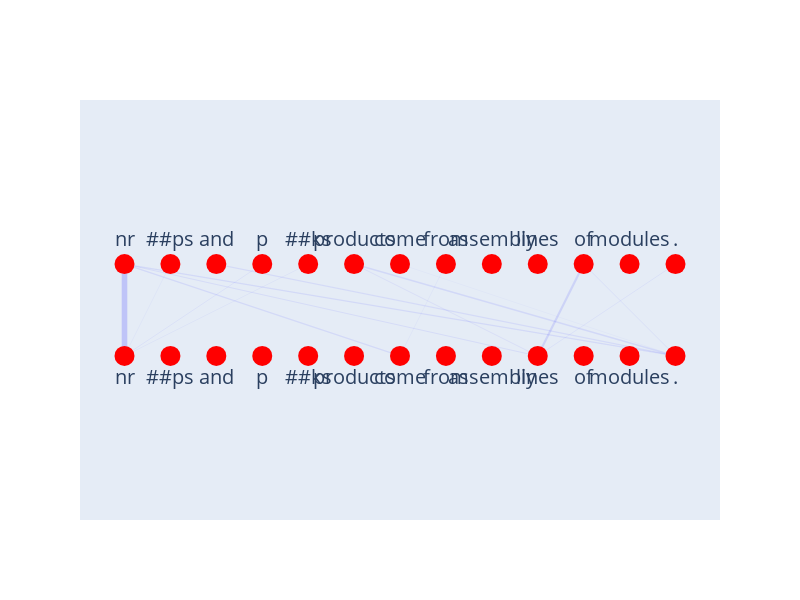
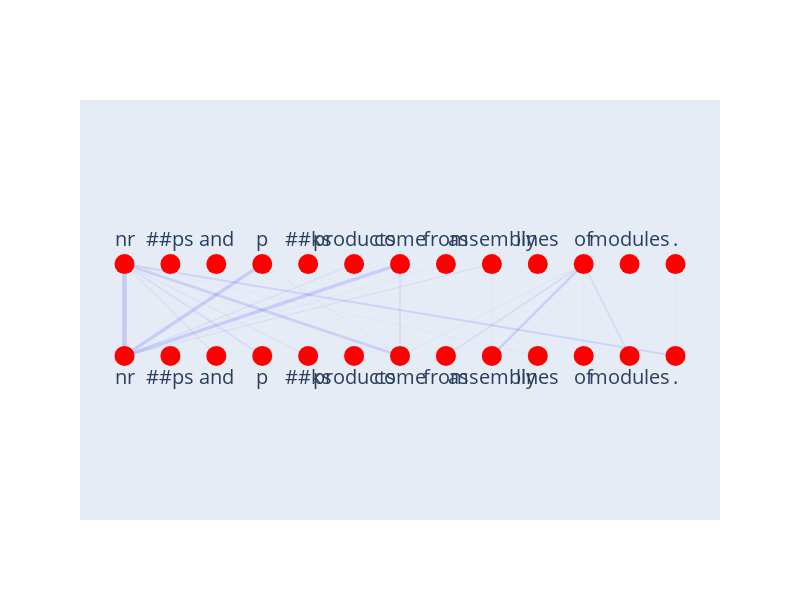
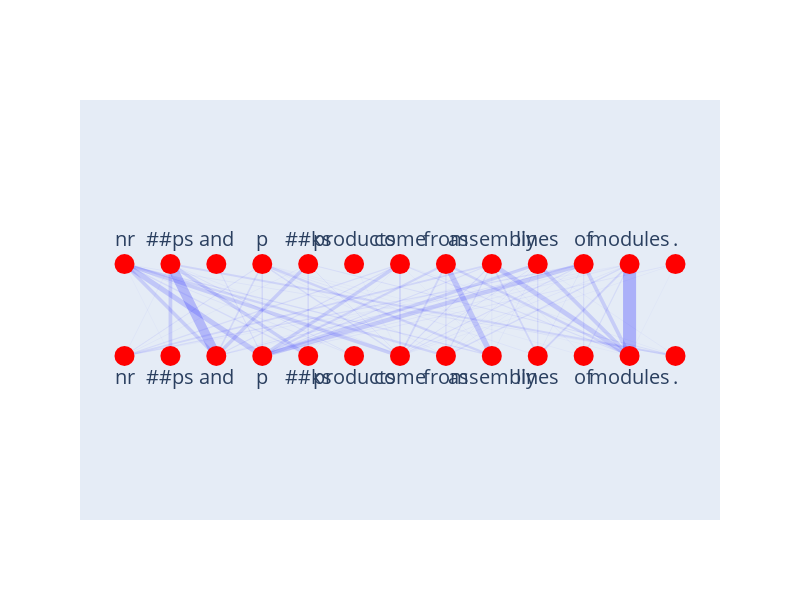
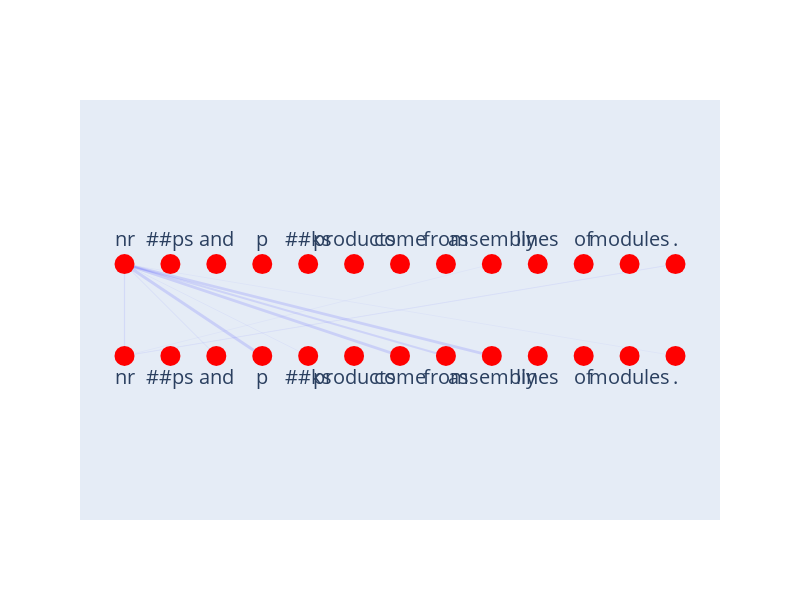

Here is the notebook cell these charts were saved with, in order:
### Code cell
# Get the attention weights from the last layer, first head
attention_weights = outputs.attentions[-1][0].numpy()  # Example: Last layer, first head

for i in attention_weights:
    distribution = i

    # Create a heatmap of the attention distribution
    heatmap = go.Heatmap(
        z=distribution,  # Use the attention weights here
        x=tokens,  # Labels for the x-axis
        y=tokens,  # Labels for the y-axis
        colorscale='Viridis'
    )
    
    # Layout configuration with 1:1 aspect ratio and increased text size
    layout = go.Layout(
        xaxis=dict(
            scaleanchor='y',  # Ensures a 1:1 aspect ratio
            constrain='domain',  # Ensures the plot stays within the defined axis
            tickfont=dict(size=20)  # Increase text size of x-axis labels
        ),
        yaxis=dict(
            scaleanchor='x',  # Ensures a 1:1 aspect ratio
            tickfont=dict(size=20)  # Increase text size of y-axis labels
        )
    )
    
    # Create figure and display it
    fig = go.Figure(data=[heatmap], layout=layout)
    fig.update_layout(
        width=800,
        height=600,
    )
    #fig.show()
    
    
    
    
    
    # Create a directed graph
    G = nx.DiGraph()
    
    # Add nodes for the first sentence
    for i, token in enumerate(tokens):
        G.add_node(f's1_{i}', label=token, layer=1)
    
    # Add nodes for the second sentence (duplicate of the first)
    for i, token in enumerate(tokens):
        G.add_node(f's2_{i}', label=token, layer=2)
    
    # Add edges based on attention values between the two sentences
    for i in range(len(tokens)):
        for j in range(len(tokens)):
            weight = distribution[i, j]
            if weight > 0.05:  # filter out very weak connections
                G.add_edge(f's1_{i}', f's2_{j}', weight=weight)
    
    # Get node positions in two rows (one for each sentence)
    pos = {}
    for i in range(len(tokens)):
        pos[f's1_{i}'] = (i, 1)  # First sentence on y=1
        pos[f's2_{i}'] = (i, -1) # Second sentence on y=-1
    
    # Extract edge data for Plotly
    edge_traces = []
    
    # Apply a non-linear scaling (e.g., squaring) to make weights more extreme
    def scale_weight(weight, scale_factor=2):
        return weight ** scale_factor
    
    for edge in G.edges(data=True):
        x0, y0 = pos[edge[0]]
        x1, y1 = pos[edge[1]]
        weight = edge[2]['weight']
        scaled_weight = scale_weight(weight)
        edge_trace = go.Scatter(
            x=[x0, x1, None],
            y=[y0, y1, None],
            line=dict(width=scaled_weight * 200, color='blue'),  # Increased scaling for visibility
            opacity=weight,  # Use scaled weight directly as opacity
            mode='lines',
            hoverinfo='none'
        )
        edge_traces.append(edge_trace)
    
    # Create node trace for the first sentence
    node_x = []
    node_y = []
    node_labels = []
    
    for node in G.nodes(data=True):
        x, y = pos[node[0]]
        node_x.append(x)
        node_y.append(y)
        node_labels.append(node[1]['label'])
    
    node_trace_1 = go.Scatter(
        x=node_x[:len(tokens)],
        y=node_y[:len(tokens)],
        mode='markers+text',
        text=node_labels[:len(tokens)],
        textposition='top center',
        marker=dict(size=20, color='red'),
        textfont=dict(size=20),
        hoverinfo='text'
    )
    
    # Create node trace for the second sentence with labels below the nodes
    node_trace_2 = go.Scatter(
        x=node_x[len(tokens):],
        y=node_y[len(tokens):],
        mode='markers+text',
        text=node_labels[len(tokens):],
        textposition='bottom center',
        marker=dict(size=20, color='red'),
        textfont=dict(size=20),
        hoverinfo='text'
    )
    
    # Combine all traces
    fig = go.Figure(data=edge_traces + [node_trace_1, node_trace_2],
                    layout=go.Layout(
                        #title='Attention Network with Duplicated Sentences',
                        showlegend=False,
                        xaxis=dict(showgrid=False, zeroline=False, showticklabels=False),
                        yaxis=dict(showgrid=False, zeroline=False, showticklabels=False),
                        hovermode='closest'
                    ))
    
    # Adjust the aspect ratio to make sure it's displayed correctly
    fig.update_layout(
        width=800,
        height=600,
        xaxis=dict(scaleanchor="y", scaleratio=1)
    )
    
    # Display the figure
    fig.show()

### Figure 1 — Plotly figure (JSON) as saved in the notebook; plotly's stock layout.template omitted (floating-point values rounded to 4 significant figures)
{"data": [{"hoverinfo": "none", "line": {"color": "blue", "width": 5.599}, "mode": "lines", "opacity": 0.1673, "type": "scatter", "x": [0, 0, null], "y": [1, -1, null]}, {"hoverinfo": "none", "line": {"color": "blue", "width": 1.33}, "mode": "lines", "opacity": 0.08155, "type": "scatter", "x": [0, 6, null], "y": [1, -1, null]}, {"hoverinfo": "none", "line": {"color": "blue", "width": 1.0}, "mode": "lines", "opacity": 0.07072, "type": "scatter", "x": [0, 9, null], "y": [1, -1, null]}, {"hoverinfo": "none", "line": {"color": "blue", "width": 1.418}, "mode": "lines", "opacity": 0.0842, "type": "scatter", "x": [0, 12, null], "y": [1, -1, null]}, {"hoverinfo": "none", "line": {"color": "blue", "width": 0.5941}, "mode": "lines", "opacity": 0.0545, "type": "scatter", "x": [1, 0, null], "y": [1, -1, null]}, {"hoverinfo": "none", "line": {"color": "blue", "width": 1.156}, "mode": "lines", "opacity": 0.07603, "type": "scatter", "x": [2, 12, null], "y": [1, -1, null]}, {"hoverinfo": "none", "line": {"color": "blue", "width": 0.8098}, "mode": "lines", "opacity": 0.06363, "type": "scatter", "x": [3, 0, null], "y": [1, -1, null]}, {"hoverinfo": "none", "line": {"color": "blue", "width": 0.6632}, "mode": "lines", "opacity": 0.05758, "type": "scatter", "x": [4, 0, null], "y": [1, -1, null]}, {"hoverinfo": "none", "line": {"color": "blue", "width": 0.8664}, "mode": "lines", "opacity": 0.06582, "type": "scatter", "x": [5, 9, null], "y": [1, -1, null]}, {"hoverinfo": "none", "line": {"color": "blue", "width": 1.531}, "mode": "lines", "opacity": 0.08748, "type": "scatter", "x": [5, 12, null], "y": [1, -1, null]}, {"hoverinfo": "none", "line": {"color": "blue", "width": 0.5066}, "mode": "lines", "opacity": 0.05033, "type": "scatter", "x": [6, 12, null], "y": [1, -1, null]}, {"hoverinfo": "none", "line": {"color": "blue", "width": 0.5968}, "mode": "lines", "opacity": 0.05463, "type": "scatter", "x": [7, 6, null], "y": [1, -1, null]}, {"hoverinfo": "none", "line": {"color": "blue", "width": 2.187}, "mode": "lines", "opacity": 0.1046, "type": "scatter", "x": [10, 9, null], "y": [1, -1, null]}, {"hoverinfo": "none", "line": {"color": "blue", "width": 0.851}, "mode": "lines", "opacity": 0.06523, "type": "scatter", "x": [10, 12, null], "y": [1, -1, null]}, {"hoverinfo": "none", "line": {"color": "blue", "width": 0.7848}, "mode": "lines", "opacity": 0.06264, "type": "scatter", "x": [12, 9, null], "y": [1, -1, null]}, {"hoverinfo": "text", "marker": {"color": "red", "size": 20}, "mode": "markers+text", "text": ["nr", "##ps", "and", "p", "##ks", "products", "come", "from", "assembly", "lines", "of", "modules", "."], "textfont": {"size": 20}, "textposition": "top center", "type": "scatter", "x": [0, 1, 2, 3, 4, 5, 6, 7, 8, 9, 10, 11, 12], "y": [1, 1, 1, 1, 1, 1, 1, 1, 1, 1, 1, 1, 1]}, {"hoverinfo": "text", "marker": {"color": "red", "size": 20}, "mode": "markers+text", "text": ["nr", "##ps", "and", "p", "##ks", "products", "come", "from", "assembly", "lines", "of", "modules", "."], "textfont": {"size": 20}, "textposition": "bottom center", "type": "scatter", "x": [0, 1, 2, 3, 4, 5, 6, 7, 8, 9, 10, 11, 12], "y": [-1, -1, -1, -1, -1, -1, -1, -1, -1, -1, -1, -1, -1]}], "layout": {"height": 600, "hovermode": "closest", "showlegend": false, "width": 800, "xaxis": {"autorange": true, "domain": [0, 1], "range": [-0.9691, 12.97], "scaleanchor": "y", "scaleratio": 1, "showgrid": false, "showticklabels": false, "type": "linear", "zeroline": false}, "yaxis": {"autorange": true, "domain": [0, 1], "range": [-4.574, 4.574], "showgrid": false, "showticklabels": false, "type": "linear", "zeroline": false}}}

### Figure 2 — Plotly figure (JSON) as saved in the notebook; plotly's stock layout.template omitted (floating-point values rounded to 4 significant figures)
{"data": [{"hoverinfo": "none", "line": {"color": "blue", "width": 4.349}, "mode": "lines", "opacity": 0.1475, "type": "scatter", "x": [0, 0, null], "y": [1, -1, null]}, {"hoverinfo": "none", "line": {"color": "blue", "width": 1.033}, "mode": "lines", "opacity": 0.07187, "type": "scatter", "x": [0, 2, null], "y": [1, -1, null]}, {"hoverinfo": "none", "line": {"color": "blue", "width": 1.32}, "mode": "lines", "opacity": 0.08124, "type": "scatter", "x": [0, 3, null], "y": [1, -1, null]}, {"hoverinfo": "none", "line": {"color": "blue", "width": 0.9081}, "mode": "lines", "opacity": 0.06738, "type": "scatter", "x": [0, 4, null], "y": [1, -1, null]}, {"hoverinfo": "none", "line": {"color": "blue", "width": 2.857}, "mode": "lines", "opacity": 0.1195, "type": "scatter", "x": [0, 6, null], "y": [1, -1, null]}, {"hoverinfo": "none", "line": {"color": "blue", "width": 0.5744}, "mode": "lines", "opacity": 0.05359, "type": "scatter", "x": [0, 9, null], "y": [1, -1, null]}, {"hoverinfo": "none", "line": {"color": "blue", "width": 2.094}, "mode": "lines", "opacity": 0.1023, "type": "scatter", "x": [0, 12, null], "y": [1, -1, null]}, {"hoverinfo": "none", "line": {"color": "blue", "width": 3.465}, "mode": "lines", "opacity": 0.1316, "type": "scatter", "x": [3, 0, null], "y": [1, -1, null]}, {"hoverinfo": "none", "line": {"color": "blue", "width": 0.7296}, "mode": "lines", "opacity": 0.0604, "type": "scatter", "x": [3, 6, null], "y": [1, -1, null]}, {"hoverinfo": "none", "line": {"color": "blue", "width": 1.163}, "mode": "lines", "opacity": 0.07624, "type": "scatter", "x": [5, 0, null], "y": [1, -1, null]}, {"hoverinfo": "none", "line": {"color": "blue", "width": 3.542}, "mode": "lines", "opacity": 0.1331, "type": "scatter", "x": [6, 0, null], "y": [1, -1, null]}, {"hoverinfo": "none", "line": {"color": "blue", "width": 1.386}, "mode": "lines", "opacity": 0.08324, "type": "scatter", "x": [6, 6, null], "y": [1, -1, null]}, {"hoverinfo": "none", "line": {"color": "blue", "width": 0.6123}, "mode": "lines", "opacity": 0.05533, "type": "scatter", "x": [7, 0, null], "y": [1, -1, null]}, {"hoverinfo": "none", "line": {"color": "blue", "width": 1.008}, "mode": "lines", "opacity": 0.07099, "type": "scatter", "x": [8, 0, null], "y": [1, -1, null]}, {"hoverinfo": "none", "line": {"color": "blue", "width": 0.509}, "mode": "lines", "opacity": 0.05045, "type": "scatter", "x": [8, 7, null], "y": [1, -1, null]}, {"hoverinfo": "none", "line": {"color": "blue", "width": 0.5323}, "mode": "lines", "opacity": 0.05159, "type": "scatter", "x": [8, 8, null], "y": [1, -1, null]}, {"hoverinfo": "none", "line": {"color": "blue", "width": 0.7211}, "mode": "lines", "opacity": 0.06005, "type": "scatter", "x": [10, 6, null], "y": [1, -1, null]}, {"hoverinfo": "none", "line": {"color": "blue", "width": 1.33}, "mode": "lines", "opacity": 0.08155, "type": "scatter", "x": [10, 7, null], "y": [1, -1, null]}, {"hoverinfo": "none", "line": {"color": "blue", "width": 2.697}, "mode": "lines", "opacity": 0.1161, "type": "scatter", "x": [10, 8, null], "y": [1, -1, null]}, {"hoverinfo": "none", "line": {"color": "blue", "width": 0.5103}, "mode": "lines", "opacity": 0.05051, "type": "scatter", "x": [10, 10, null], "y": [1, -1, null]}, {"hoverinfo": "none", "line": {"color": "blue", "width": 1.561}, "mode": "lines", "opacity": 0.08836, "type": "scatter", "x": [10, 11, null], "y": [1, -1, null]}, {"hoverinfo": "none", "line": {"color": "blue", "width": 0.5625}, "mode": "lines", "opacity": 0.05303, "type": "scatter", "x": [12, 12, null], "y": [1, -1, null]}, {"hoverinfo": "text", "marker": {"color": "red", "size": 20}, "mode": "markers+text", "text": ["nr", "##ps", "and", "p", "##ks", "products", "come", "from", "assembly", "lines", "of", "modules", "."], "textfont": {"size": 20}, "textposition": "top center", "type": "scatter", "x": [0, 1, 2, 3, 4, 5, 6, 7, 8, 9, 10, 11, 12], "y": [1, 1, 1, 1, 1, 1, 1, 1, 1, 1, 1, 1, 1]}, {"hoverinfo": "text", "marker": {"color": "red", "size": 20}, "mode": "markers+text", "text": ["nr", "##ps", "and", "p", "##ks", "products", "come", "from", "assembly", "lines", "of", "modules", "."], "textfont": {"size": 20}, "textposition": "bottom center", "type": "scatter", "x": [0, 1, 2, 3, 4, 5, 6, 7, 8, 9, 10, 11, 12], "y": [-1, -1, -1, -1, -1, -1, -1, -1, -1, -1, -1, -1, -1]}], "layout": {"height": 600, "hovermode": "closest", "showlegend": false, "width": 800, "xaxis": {"autorange": true, "domain": [0, 1], "range": [-0.9691, 12.97], "scaleanchor": "y", "scaleratio": 1, "showgrid": false, "showticklabels": false, "type": "linear", "zeroline": false}, "yaxis": {"autorange": true, "domain": [0, 1], "range": [-4.574, 4.574], "showgrid": false, "showticklabels": false, "type": "linear", "zeroline": false}}}

### Figure 3 — Plotly figure (JSON) as saved in the notebook; plotly's stock layout.template omitted (floating-point values rounded to 4 significant figures)
{"data": [{"hoverinfo": "none", "line": {"color": "blue", "width": 0.5376}, "mode": "lines", "opacity": 0.05184, "type": "scatter", "x": [0, 1, null], "y": [1, -1, null]}, {"hoverinfo": "none", "line": {"color": "blue", "width": 3.514}, "mode": "lines", "opacity": 0.1326, "type": "scatter", "x": [0, 2, null], "y": [1, -1, null]}, {"hoverinfo": "none", "line": {"color": "blue", "width": 5.211}, "mode": "lines", "opacity": 0.1614, "type": "scatter", "x": [0, 3, null], "y": [1, -1, null]}, {"hoverinfo": "none", "line": {"color": "blue", "width": 1.259}, "mode": "lines", "opacity": 0.07933, "type": "scatter", "x": [0, 4, null], "y": [1, -1, null]}, {"hoverinfo": "none", "line": {"color": "blue", "width": 0.7541}, "mode": "lines", "opacity": 0.0614, "type": "scatter", "x": [0, 5, null], "y": [1, -1, null]}, {"hoverinfo": "none", "line": {"color": "blue", "width": 3.71}, "mode": "lines", "opacity": 0.1362, "type": "scatter", "x": [0, 6, null], "y": [1, -1, null]}, {"hoverinfo": "none", "line": {"color": "blue", "width": 2.317}, "mode": "lines", "opacity": 0.1076, "type": "scatter", "x": [0, 7, null], "y": [1, -1, null]}, {"hoverinfo": "none", "line": {"color": "blue", "width": 1.452}, "mode": "lines", "opacity": 0.0852, "type": "scatter", "x": [0, 8, null], "y": [1, -1, null]}, {"hoverinfo": "none", "line": {"color": "blue", "width": 0.6775}, "mode": "lines", "opacity": 0.0582, "type": "scatter", "x": [0, 12, null], "y": [1, -1, null]}, {"hoverinfo": "none", "line": {"color": "blue", "width": 0.5846}, "mode": "lines", "opacity": 0.05407, "type": "scatter", "x": [1, 0, null], "y": [1, -1, null]}, {"hoverinfo": "none", "line": {"color": "blue", "width": 3.715}, "mode": "lines", "opacity": 0.1363, "type": "scatter", "x": [1, 1, null], "y": [1, -1, null]}, {"hoverinfo": "none", "line": {"color": "blue", "width": 9.477}, "mode": "lines", "opacity": 0.2177, "type": "scatter", "x": [1, 2, null], "y": [1, -1, null]}, {"hoverinfo": "none", "line": {"color": "blue", "width": 3.344}, "mode": "lines", "opacity": 0.1293, "type": "scatter", "x": [1, 4, null], "y": [1, -1, null]}, {"hoverinfo": "none", "line": {"color": "blue", "width": 0.9424}, "mode": "lines", "opacity": 0.06864, "type": "scatter", "x": [1, 5, null], "y": [1, -1, null]}, {"hoverinfo": "none", "line": {"color": "blue", "width": 0.6189}, "mode": "lines", "opacity": 0.05563, "type": "scatter", "x": [1, 6, null], "y": [1, -1, null]}, {"hoverinfo": "none", "line": {"color": "blue", "width": 2.121}, "mode": "lines", "opacity": 0.103, "type": "scatter", "x": [1, 12, null], "y": [1, -1, null]}, {"hoverinfo": "none", "line": {"color": "blue", "width": 1.044}, "mode": "lines", "opacity": 0.07223, "type": "scatter", "x": [2, 3, null], "y": [1, -1, null]}, {"hoverinfo": "none", "line": {"color": "blue", "width": 1.025}, "mode": "lines", "opacity": 0.0716, "type": "scatter", "x": [3, 0, null], "y": [1, -1, null]}, {"hoverinfo": "none", "line": {"color": "blue", "width": 1.571}, "mode": "lines", "opacity": 0.08862, "type": "scatter", "x": [3, 2, null], "y": [1, -1, null]}, {"hoverinfo": "none", "line": {"color": "blue", "width": 1.461}, "mode": "lines", "opacity": 0.08547, "type": "scatter", "x": [3, 3, null], "y": [1, -1, null]}, {"hoverinfo": "none", "line": {"color": "blue", "width": 1.348}, "mode": "lines", "opacity": 0.0821, "type": "scatter", "x": [3, 6, null], "y": [1, -1, null]}, {"hoverinfo": "none", "line": {"color": "blue", "width": 0.6365}, "mode": "lines", "opacity": 0.05641, "type": "scatter", "x": [3, 7, null], "y": [1, -1, null]}, {"hoverinfo": "none", "line": {"color": "blue", "width": 2.346}, "mode": "lines", "opacity": 0.1083, "type": "scatter", "x": [3, 8, null], "y": [1, -1, null]}, {"hoverinfo": "none", "line": {"color": "blue", "width": 0.6982}, "mode": "lines", "opacity": 0.05909, "type": "scatter", "x": [3, 9, null], "y": [1, -1, null]}, {"hoverinfo": "none", "line": {"color": "blue", "width": 0.5677}, "mode": "lines", "opacity": 0.05328, "type": "scatter", "x": [3, 10, null], "y": [1, -1, null]}, {"hoverinfo": "none", "line": {"color": "blue", "width": 0.53}, "mode": "lines", "opacity": 0.05148, "type": "scatter", "x": [3, 11, null], "y": [1, -1, null]}, {"hoverinfo": "none", "line": {"color": "blue", "width": 0.6106}, "mode": "lines", "opacity": 0.05525, "type": "scatter", "x": [4, 0, null], "y": [1, -1, null]}, {"hoverinfo": "none", "line": {"color": "blue", "width": 3.501}, "mode": "lines", "opacity": 0.1323, "type": "scatter", "x": [4, 2, null], "y": [1, -1, null]}, {"hoverinfo": "none", "line": {"color": "blue", "width": 1.488}, "mode": "lines", "opacity": 0.08625, "type": "scatter", "x": [4, 4, null], "y": [1, -1, null]}, {"hoverinfo": "none", "line": {"color": "blue", "width": 0.8134}, "mode": "lines", "opacity": 0.06377, "type": "scatter", "x": [4, 6, null], "y": [1, -1, null]}, {"hoverinfo": "none", "line": {"color": "blue", "width": 1.049}, "mode": "lines", "opacity": 0.07242, "type": "scatter", "x": [4, 12, null], "y": [1, -1, null]}, {"hoverinfo": "none", "line": {"color": "blue", "width": 0.5434}, "mode": "lines", "opacity": 0.05213, "type": "scatter", "x": [5, 6, null], "y": [1, -1, null]}, {"hoverinfo": "none", "line": {"color": "blue", "width": 1.153}, "mode": "lines", "opacity": 0.07594, "type": "scatter", "x": [6, 0, null], "y": [1, -1, null]}, {"hoverinfo": "none", "line": {"color": "blue", "width": 1.189}, "mode": "lines", "opacity": 0.07711, "type": "scatter", "x": [6, 2, null], "y": [1, -1, null]}, {"hoverinfo": "none", "line": {"color": "blue", "width": 3.335}, "mode": "lines", "opacity": 0.1291, "type": "scatter", "x": [6, 3, null], "y": [1, -1, null]}, {"hoverinfo": "none", "line": {"color": "blue", "width": 0.5172}, "mode": "lines", "opacity": 0.05085, "type": "scatter", "x": [6, 4, null], "y": [1, -1, null]}, {"hoverinfo": "none", "line": {"color": "blue", "width": 1.836}, "mode": "lines", "opacity": 0.09581, "type": "scatter", "x": [6, 6, null], "y": [1, -1, null]}, {"hoverinfo": "none", "line": {"color": "blue", "width": 0.5031}, "mode": "lines", "opacity": 0.05015, "type": "scatter", "x": [6, 8, null], "y": [1, -1, null]}, {"hoverinfo": "none", "line": {"color": "blue", "width": 1.134}, "mode": "lines", "opacity": 0.0753, "type": "scatter", "x": [6, 11, null], "y": [1, -1, null]}, {"hoverinfo": "none", "line": {"color": "blue", "width": 0.542}, "mode": "lines", "opacity": 0.05206, "type": "scatter", "x": [6, 12, null], "y": [1, -1, null]}, {"hoverinfo": "none", "line": {"color": "blue", "width": 2.273}, "mode": "lines", "opacity": 0.1066, "type": "scatter", "x": [7, 3, null], "y": [1, -1, null]}, {"hoverinfo": "none", "line": {"color": "blue", "width": 1.816}, "mode": "lines", "opacity": 0.09529, "type": "scatter", "x": [7, 6, null], "y": [1, -1, null]}, {"hoverinfo": "none", "line": {"color": "blue", "width": 1.212}, "mode": "lines", "opacity": 0.07785, "type": "scatter", "x": [7, 7, null], "y": [1, -1, null]}, {"hoverinfo": "none", "line": {"color": "blue", "width": 5.537}, "mode": "lines", "opacity": 0.1664, "type": "scatter", "x": [7, 8, null], "y": [1, -1, null]}, {"hoverinfo": "none", "line": {"color": "blue", "width": 2.426}, "mode": "lines", "opacity": 0.1101, "type": "scatter", "x": [7, 11, null], "y": [1, -1, null]}, {"hoverinfo": "none", "line": {"color": "blue", "width": 1.724}, "mode": "lines", "opacity": 0.09285, "type": "scatter", "x": [8, 0, null], "y": [1, -1, null]}, {"hoverinfo": "none", "line": {"color": "blue", "width": 1.149}, "mode": "lines", "opacity": 0.07581, "type": "scatter", "x": [8, 3, null], "y": [1, -1, null]}, {"hoverinfo": "none", "line": {"color": "blue", "width": 1.268}, "mode": "lines", "opacity": 0.07962, "type": "scatter", "x": [8, 6, null], "y": [1, -1, null]}, {"hoverinfo": "none", "line": {"color": "blue", "width": 1.271}, "mode": "lines", "opacity": 0.0797, "type": "scatter", "x": [8, 7, null], "y": [1, -1, null]}, {"hoverinfo": "none", "line": {"color": "blue", "width": 0.7221}, "mode": "lines", "opacity": 0.06009, "type": "scatter", "x": [8, 8, null], "y": [1, -1, null]}, {"hoverinfo": "none", "line": {"color": "blue", "width": 1.727}, "mode": "lines", "opacity": 0.09292, "type": "scatter", "x": [8, 9, null], "y": [1, -1, null]}, {"hoverinfo": "none", "line": {"color": "blue", "width": 0.6585}, "mode": "lines", "opacity": 0.05738, "type": "scatter", "x": [8, 10, null], "y": [1, -1, null]}, {"hoverinfo": "none", "line": {"color": "blue", "width": 4.74}, "mode": "lines", "opacity": 0.1539, "type": "scatter", "x": [8, 11, null], "y": [1, -1, null]}, {"hoverinfo": "none", "line": {"color": "blue", "width": 0.546}, "mode": "lines", "opacity": 0.05225, "type": "scatter", "x": [9, 2, null], "y": [1, -1, null]}, {"hoverinfo": "none", "line": {"color": "blue", "width": 3.085}, "mode": "lines", "opacity": 0.1242, "type": "scatter", "x": [9, 3, null], "y": [1, -1, null]}, {"hoverinfo": "none", "line": {"color": "blue", "width": 0.8527}, "mode": "lines", "opacity": 0.0653, "type": "scatter", "x": [9, 6, null], "y": [1, -1, null]}, {"hoverinfo": "none", "line": {"color": "blue", "width": 0.6476}, "mode": "lines", "opacity": 0.0569, "type": "scatter", "x": [9, 7, null], "y": [1, -1, null]}, {"hoverinfo": "none", "line": {"color": "blue", "width": 0.6629}, "mode": "lines", "opacity": 0.05757, "type": "scatter", "x": [9, 8, null], "y": [1, -1, null]}, {"hoverinfo": "none", "line": {"color": "blue", "width": 1.219}, "mode": "lines", "opacity": 0.07806, "type": "scatter", "x": [9, 9, null], "y": [1, -1, null]}, {"hoverinfo": "none", "line": {"color": "blue", "width": 3.704}, "mode": "lines", "opacity": 0.1361, "type": "scatter", "x": [9, 11, null], "y": [1, -1, null]}, {"hoverinfo": "none", "line": {"color": "blue", "width": 0.5854}, "mode": "lines", "opacity": 0.0541, "type": "scatter", "x": [9, 12, null], "y": [1, -1, null]}, {"hoverinfo": "none", "line": {"color": "blue", "width": 1.196}, "mode": "lines", "opacity": 0.07734, "type": "scatter", "x": [10, 0, null], "y": [1, -1, null]}, {"hoverinfo": "none", "line": {"color": "blue", "width": 1.099}, "mode": "lines", "opacity": 0.07414, "type": "scatter", "x": [10, 2, null], "y": [1, -1, null]}, {"hoverinfo": "none", "line": {"color": "blue", "width": 4.303}, "mode": "lines", "opacity": 0.1467, "type": "scatter", "x": [10, 3, null], "y": [1, -1, null]}, {"hoverinfo": "none", "line": {"color": "blue", "width": 1.119}, "mode": "lines", "opacity": 0.0748, "type": "scatter", "x": [10, 6, null], "y": [1, -1, null]}, {"hoverinfo": "none", "line": {"color": "blue", "width": 0.5853}, "mode": "lines", "opacity": 0.0541, "type": "scatter", "x": [10, 7, null], "y": [1, -1, null]}, {"hoverinfo": "none", "line": {"color": "blue", "width": 0.6899}, "mode": "lines", "opacity": 0.05873, "type": "scatter", "x": [10, 9, null], "y": [1, -1, null]}, {"hoverinfo": "none", "line": {"color": "blue", "width": 1.091}, "mode": "lines", "opacity": 0.07387, "type": "scatter", "x": [10, 10, null], "y": [1, -1, null]}, {"hoverinfo": "none", "line": {"color": "blue", "width": 3.631}, "mode": "lines", "opacity": 0.1347, "type": "scatter", "x": [10, 11, null], "y": [1, -1, null]}, {"hoverinfo": "none", "line": {"color": "blue", "width": 0.6128}, "mode": "lines", "opacity": 0.05535, "type": "scatter", "x": [11, 0, null], "y": [1, -1, null]}, {"hoverinfo": "none", "line": {"color": "blue", "width": 0.5006}, "mode": "lines", "opacity": 0.05003, "type": "scatter", "x": [11, 2, null], "y": [1, -1, null]}, {"hoverinfo": "none", "line": {"color": "blue", "width": 0.6964}, "mode": "lines", "opacity": 0.05901, "type": "scatter", "x": [11, 3, null], "y": [1, -1, null]}, {"hoverinfo": "none", "line": {"color": "blue", "width": 0.6696}, "mode": "lines", "opacity": 0.05786, "type": "scatter", "x": [11, 6, null], "y": [1, -1, null]}, {"hoverinfo": "none", "line": {"color": "blue", "width": 1.402}, "mode": "lines", "opacity": 0.08372, "type": "scatter", "x": [11, 7, null], "y": [1, -1, null]}, {"hoverinfo": "none", "line": {"color": "blue", "width": 1.946}, "mode": "lines", "opacity": 0.09864, "type": "scatter", "x": [11, 9, null], "y": [1, -1, null]}, {"hoverinfo": "none", "line": {"color": "blue", "width": 1.14}, "mode": "lines", "opacity": 0.0755, "type": "scatter", "x": [11, 10, null], "y": [1, -1, null]}, {"hoverinfo": "none", "line": {"color": "blue", "width": 13.04}, "mode": "lines", "opacity": 0.2554, "type": "scatter", "x": [11, 11, null], "y": [1, -1, null]}, {"hoverinfo": "none", "line": {"color": "blue", "width": 0.8039}, "mode": "lines", "opacity": 0.0634, "type": "scatter", "x": [12, 3, null], "y": [1, -1, null]}, {"hoverinfo": "none", "line": {"color": "blue", "width": 0.5602}, "mode": "lines", "opacity": 0.05292, "type": "scatter", "x": [12, 6, null], "y": [1, -1, null]}, {"hoverinfo": "none", "line": {"color": "blue", "width": 0.5244}, "mode": "lines", "opacity": 0.05121, "type": "scatter", "x": [12, 11, null], "y": [1, -1, null]}, {"hoverinfo": "text", "marker": {"color": "red", "size": 20}, "mode": "markers+text", "text": ["nr", "##ps", "and", "p", "##ks", "products", "come", "from", "assembly", "lines", "of", "modules", "."], "textfont": {"size": 20}, "textposition": "top center", "type": "scatter", "x": [0, 1, 2, 3, 4, 5, 6, 7, 8, 9, 10, 11, 12], "y": [1, 1, 1, 1, 1, 1, 1, 1, 1, 1, 1, 1, 1]}, {"hoverinfo": "text", "marker": {"color": "red", "size": 20}, "mode": "markers+text", "text": ["nr", "##ps", "and", "p", "##ks", "products", "come", "from", "assembly", "lines", "of", "modules", "."], "textfont": {"size": 20}, "textposition": "bottom center", "type": "scatter", "x": [0, 1, 2, 3, 4, 5, 6, 7, 8, 9, 10, 11, 12], "y": [-1, -1, -1, -1, -1, -1, -1, -1, -1, -1, -1, -1, -1]}], "layout": {"height": 600, "hovermode": "closest", "showlegend": false, "width": 800, "xaxis": {"autorange": true, "domain": [0, 1], "range": [-0.9691, 12.97], "scaleanchor": "y", "scaleratio": 1, "showgrid": false, "showticklabels": false, "type": "linear", "zeroline": false}, "yaxis": {"autorange": true, "domain": [0, 1], "range": [-4.574, 4.574], "showgrid": false, "showticklabels": false, "type": "linear", "zeroline": false}}}

### Figure 4 — Plotly figure (JSON) as saved in the notebook; plotly's stock layout.template omitted (floating-point values rounded to 4 significant figures)
{"data": [{"hoverinfo": "none", "line": {"color": "blue", "width": 1.279}, "mode": "lines", "opacity": 0.07995, "type": "scatter", "x": [0, 0, null], "y": [1, -1, null]}, {"hoverinfo": "none", "line": {"color": "blue", "width": 0.987}, "mode": "lines", "opacity": 0.07025, "type": "scatter", "x": [0, 2, null], "y": [1, -1, null]}, {"hoverinfo": "none", "line": {"color": "blue", "width": 3.052}, "mode": "lines", "opacity": 0.1235, "type": "scatter", "x": [0, 3, null], "y": [1, -1, null]}, {"hoverinfo": "none", "line": {"color": "blue", "width": 0.7175}, "mode": "lines", "opacity": 0.0599, "type": "scatter", "x": [0, 4, null], "y": [1, -1, null]}, {"hoverinfo": "none", "line": {"color": "blue", "width": 2.813}, "mode": "lines", "opacity": 0.1186, "type": "scatter", "x": [0, 6, null], "y": [1, -1, null]}, {"hoverinfo": "none", "line": {"color": "blue", "width": 2.173}, "mode": "lines", "opacity": 0.1042, "type": "scatter", "x": [0, 7, null], "y": [1, -1, null]}, {"hoverinfo": "none", "line": {"color": "blue", "width": 2.694}, "mode": "lines", "opacity": 0.1161, "type": "scatter", "x": [0, 8, null], "y": [1, -1, null]}, {"hoverinfo": "none", "line": {"color": "blue", "width": 0.6062}, "mode": "lines", "opacity": 0.05506, "type": "scatter", "x": [0, 12, null], "y": [1, -1, null]}, {"hoverinfo": "none", "line": {"color": "blue", "width": 0.581}, "mode": "lines", "opacity": 0.0539, "type": "scatter", "x": [8, 0, null], "y": [1, -1, null]}, {"hoverinfo": "none", "line": {"color": "blue", "width": 0.9004}, "mode": "lines", "opacity": 0.0671, "type": "scatter", "x": [12, 0, null], "y": [1, -1, null]}, {"hoverinfo": "text", "marker": {"color": "red", "size": 20}, "mode": "markers+text", "text": ["nr", "##ps", "and", "p", "##ks", "products", "come", "from", "assembly", "lines", "of", "modules", "."], "textfont": {"size": 20}, "textposition": "top center", "type": "scatter", "x": [0, 1, 2, 3, 4, 5, 6, 7, 8, 9, 10, 11, 12], "y": [1, 1, 1, 1, 1, 1, 1, 1, 1, 1, 1, 1, 1]}, {"hoverinfo": "text", "marker": {"color": "red", "size": 20}, "mode": "markers+text", "text": ["nr", "##ps", "and", "p", "##ks", "products", "come", "from", "assembly", "lines", "of", "modules", "."], "textfont": {"size": 20}, "textposition": "bottom center", "type": "scatter", "x": [0, 1, 2, 3, 4, 5, 6, 7, 8, 9, 10, 11, 12], "y": [-1, -1, -1, -1, -1, -1, -1, -1, -1, -1, -1, -1, -1]}], "layout": {"height": 600, "hovermode": "closest", "showlegend": false, "width": 800, "xaxis": {"autorange": true, "domain": [0, 1], "range": [-0.9691, 12.97], "scaleanchor": "y", "scaleratio": 1, "showgrid": false, "showticklabels": false, "type": "linear", "zeroline": false}, "yaxis": {"autorange": true, "domain": [0, 1], "range": [-4.574, 4.574], "showgrid": false, "showticklabels": false, "type": "linear", "zeroline": false}}}
